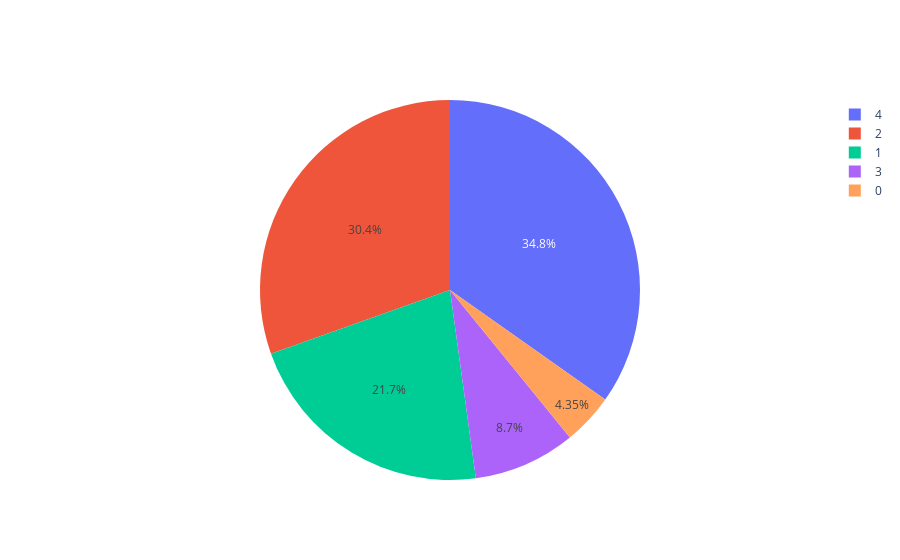

Notebook code for this chart:
### Code cell
data = [go.Pie(values=vals)]
iplot(data)

### Figure 1 — Plotly figure (JSON) as saved in the notebook; plotly's stock layout.template omitted (floating-point values rounded to 4 significant figures)
{"data": [{"type": "pie", "values": [1, 5, 7, 2, 8]}], "layout": {}}
